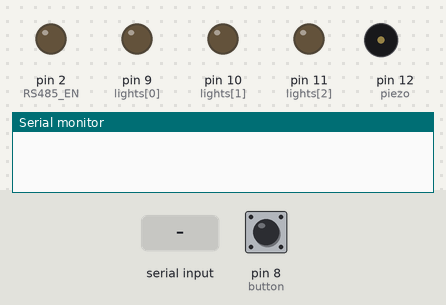
The sketch below on a simulated Arduino Leonardo, built with avr-gcc and run on an emulated ATmega32U4. On the bench: output pins drawn as LEDs (lit = HIGH), buzzer (waves = sounding, pin HIGH), the last lines printed to the serial monitor. The inputs (shaded band) are chosen by the test bench; at power-on: pin 8 (button) HIGH.

Above: at 1.2 s.
1.3 s: "start\n" received over Serial
At 2.0 s:
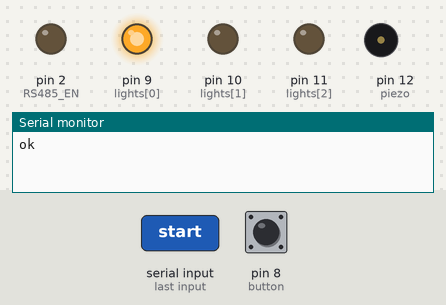
At 4.2 s:
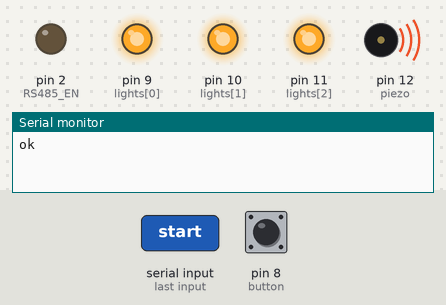
4.3 s: "start\n" received over the second serial link
At 16.0 s:
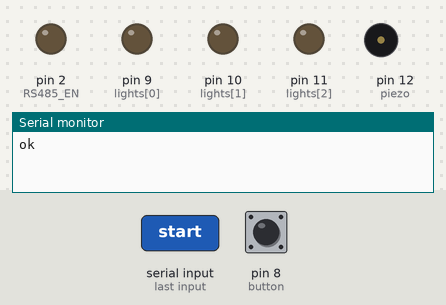
Timing chart, 0 to 16.3 s (numbered marks = the images above; inputs shaded):
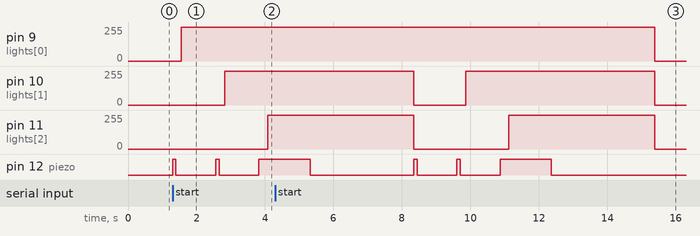

The sketch:

fw1.0.ino
```cpp
/*
 Martin Pihrt a David Netušil ©2025
 FW: 1.0 29.11.2025
 Neblokující F1 semafor pro ROBOxx
*/

// ============================================================================
// CONFIG
// ============================================================================
const int lights[] = {9, 10, 11};
const int lightCount = 3;

const int piezo = 12;
const int RS485_EN = 2;
const int button = 8;

// Fade maximálně 100 ms
int fadeInTime  = 100;
int fadeOutTime = 100;

int stepTime    = 1000;   // pauza mezi světly
int holdTime    = 3000;   // po všech světlech

int beepShort   = 100;
int beepLong    = 1500;

const int BAUD  = 9600;
bool DEBUG = false;

// ============================================================================
// VARIABLES
// ============================================================================
unsigned long now;

String rx0 = "";
String rx1 = "";

// Stavový automat
enum State {
  IDLE,
  FADE_IN,
  STEP_WAIT,
  HOLD,
  FADE_OUT
};

State state = IDLE;

int currentLED = 0;
unsigned long stateTimer = 0;
unsigned long fadeTimer  = 0;
int fadeLevel = 0;
bool fadeBeepStarted = false;

// ============================================================================
// RS485 SEND
// ============================================================================
void rs485Send(String msg) {
  if (DEBUG) { Serial.println(F("[RS485] TX -> ")); Serial.println(msg); }

  digitalWrite(RS485_EN, HIGH);
  delayMicroseconds(40);
  Serial1.print(msg);
  Serial1.flush();
  delayMicroseconds(40);
  digitalWrite(RS485_EN, LOW);
}

// ============================================================================
// UART HANDLING (non-blocking)
// ============================================================================
void handleUART() {

  if (state != IDLE) return;

  // UART0
  while (Serial.available()) {
    char c = Serial.read();
    if (c == '\n') {
      rx0.trim();
      if (DEBUG) { Serial.print(F("[UART0] RX: ")); Serial.println(rx0); }

      if (rx0.equalsIgnoreCase("start")) {
        Serial.println("ok");
        if (DEBUG) Serial.println(F("[FSM] START via UART0"));
        state = FADE_IN;
        currentLED = 0;
        fadeLevel = 0;
        fadeTimer = now;
        fadeBeepStarted = false;
      }
      rx0 = "";
    } else rx0 += c;
  }

  // UART1
  while (Serial1.available()) {
    char c = Serial1.read();
    if (c == '\n') {
      rx1.trim();
      if (DEBUG) { Serial.print(F("[UART1] RX: ")); Serial.println(rx1); }

      if (rx1.equalsIgnoreCase("start")) {
        rs485Send("ok\n");
        if (DEBUG) Serial.println(F("[FSM] START via RS485"));
        state = FADE_IN;
        currentLED = 0;
        fadeLevel = 0;
        fadeTimer = now;
        fadeBeepStarted = false;
      }
      rx1 = "";
    } else rx1 += c;
  }
}

// ============================================================================
// BUTTON HANDLING (with debounce)
// ============================================================================
unsigned long lastButton = 0;
const int debounce = 50;

void handleSwitch() {

  if (state != IDLE) return;

  if (digitalRead(button) == LOW) {
    if (now - lastButton > debounce) {
      if (DEBUG) Serial.println(F("[BUTTON] Manual START"));
      state = FADE_IN;
      currentLED = 0;
      fadeLevel = 0;
      fadeTimer = now;
      lastButton = now;
      fadeBeepStarted = false;
    }
  }
}

// ============================================================================
// PIEZO (non-blocking)
// ============================================================================
bool beepActive = false;
unsigned long beepEnd = 0;

void startBeep(int duration) {
  digitalWrite(piezo, HIGH);
  beepActive = true;
  beepEnd = now + duration;
  if (DEBUG) { Serial.print(F("[BEEP] START ")); Serial.println(duration); }
}

void handleBeep() {
  if (beepActive && now >= beepEnd) {
    digitalWrite(piezo, LOW);
    beepActive = false;
    if (DEBUG) Serial.println(F("[BEEP] STOP"));
  }
}

// ============================================================================
// FADES (non-blocking)
// ============================================================================
void fadeInStep(int pin) {
  int interval = max(1, fadeInTime / 255);

  if (now - fadeTimer >= interval) {
    fadeTimer = now;
    analogWrite(pin, fadeLevel);
    fadeLevel++;

    if (fadeLevel > 255) fadeLevel = 255;
  }
}

bool fadeInDone() {
  return (fadeLevel >= 255);
}

void fadeOutAllStep() {
  int interval = max(1, fadeOutTime / 255);

  if (now - fadeTimer >= interval) {
    fadeTimer = now;
    fadeLevel--;

    if (fadeLevel < 0) fadeLevel = 0;

    for (int i = 0; i < lightCount; i++)
      analogWrite(lights[i], fadeLevel);
  }
}

bool fadeOutDone() {
  return (fadeLevel <= 0);
}

// ============================================================================
// SETUP
// ============================================================================
void setup() {
  Serial.begin(BAUD);
  Serial1.begin(BAUD);

  pinMode(RS485_EN, OUTPUT);
  digitalWrite(RS485_EN, LOW);

  pinMode(piezo, OUTPUT);
  pinMode(button, INPUT_PULLUP);

  for (int i = 0; i < lightCount; i++)
    analogWrite(lights[i], 0);

  if (DEBUG) Serial.println(F("[BOOT] READY"));
}

// ============================================================================
// LOOP
// ============================================================================
void loop() {
  now = millis();

  handleUART();
  handleBeep();
  handleSwitch();

  switch (state) {

  case IDLE:
    break;

  // ----------------------------------------------------
  case FADE_IN:

    // Spuštění beep pouze 1×
    if (!fadeBeepStarted) {
      if (currentLED == lightCount - 1) startBeep(beepLong);
      else startBeep(beepShort);

      fadeBeepStarted = true;

      if (DEBUG) { Serial.print(F("[FSM] FADE_IN LED ")); Serial.println(currentLED); }
    }

    fadeInStep(lights[currentLED]);

    if (fadeInDone()) {
      state = STEP_WAIT;
      stateTimer = now;
      fadeLevel = 0;

      if (DEBUG) Serial.println(F("[FSM] FADE_IN DONE"));
    }
    break;

  // ----------------------------------------------------
  case STEP_WAIT:
    if (now - stateTimer >= stepTime) {
      currentLED++;

      if (currentLED >= lightCount) {
        state = HOLD;
        stateTimer = now;
        if (DEBUG) Serial.println(F("[FSM] HOLD"));
      } else {
        state = FADE_IN;
        fadeTimer = now;
        fadeBeepStarted = false;
        if (DEBUG) { Serial.print(F("[FSM] NEXT LED ")); Serial.println(currentLED); }
      }
    }
    break;

  // ----------------------------------------------------
  case HOLD:
    if (now - stateTimer >= holdTime) {
      state = FADE_OUT;
      fadeLevel = 255;
      fadeTimer = now;
      if (DEBUG) Serial.println(F("[FSM] FADE_OUT"));
    }
    break;

  // ----------------------------------------------------
  case FADE_OUT:
    fadeOutAllStep();

    if (fadeOutDone()) {
      state = IDLE;

      if (DEBUG) Serial.println(F("[FSM] DONE – back to IDLE"));

      for (int i = 0; i < lightCount; i++)
        analogWrite(lights[i], 0);
    }
    break;
  }
}
```

Measured:
- after the input at 1.3 s, pin 9 (lights[0]): 0/255 → 254/255 after 0.26 s; pin 10 (lights[1]): 0/255 → 254/255 after 1.5 s; pin 11 (lights[2]): 0/255 → 254/255 after 2.8 s; pin 12 (piezo): alternates HIGH for 0.10 s and LOW for 1.2 s, starting at once
- after the input at 4.3 s, pin 9 (lights[0]): 254/255 → 0/255 after 11.1 s instead of 4.0 s
